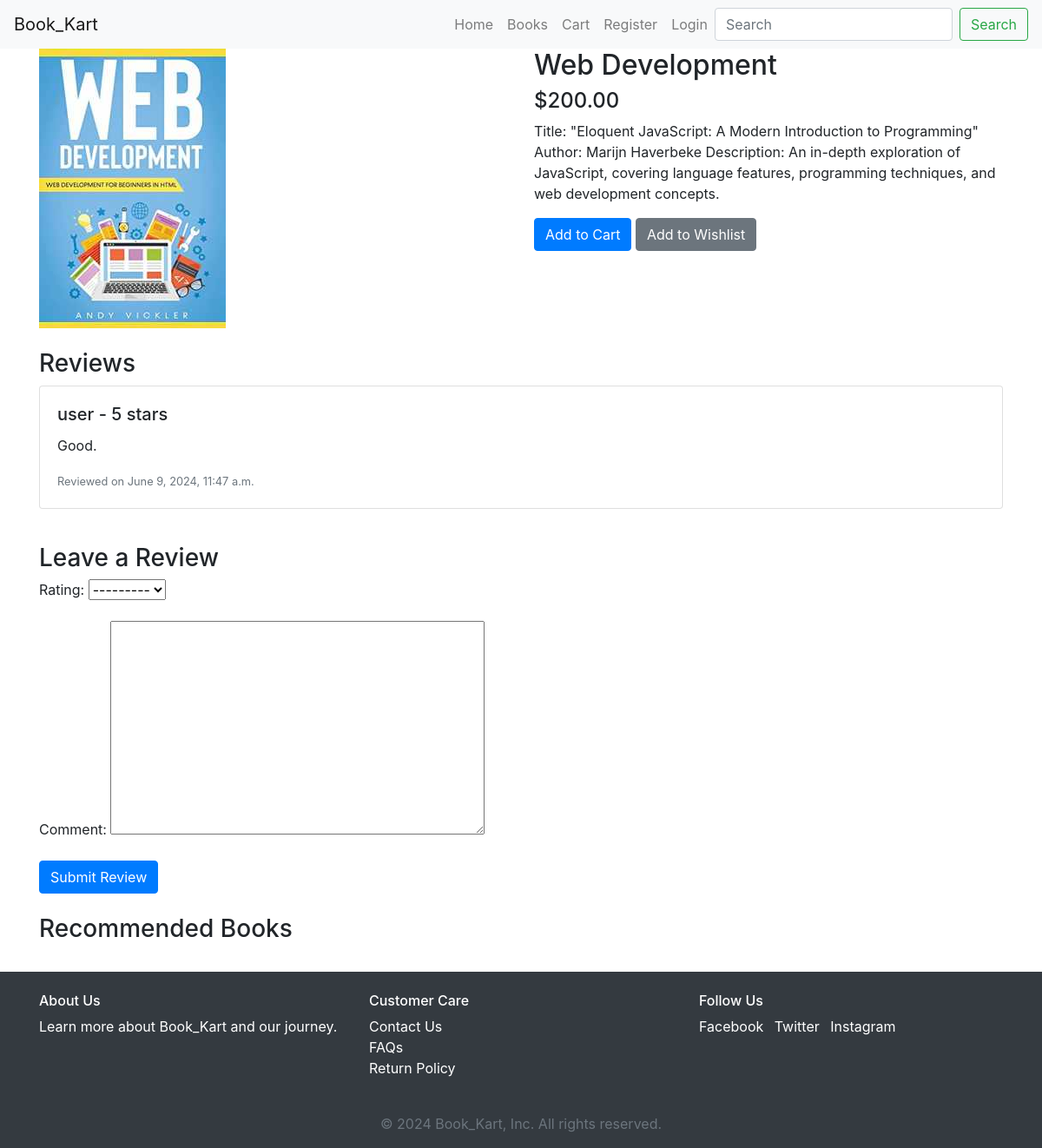
Screenshot of /books/4/ with the database file from the repository.
### books/models.py (models this page shows, shortened)
class Book(models.Model):
    title = models.CharField(max_length=100)
    available = models.BooleanField(default=True)  # Add an available attribute
    description = models.TextField()
    price = models.DecimalField(max_digits=6, decimal_places=2)
    image = models.ImageField(upload_to='book_images/', blank=True, null=True)
    category = models.ForeignKey(Category, on_delete=models.SET_NULL, null=True)
    featured = models.BooleanField(default=False)
    created_at = models.DateTimeField(auto_now_add=True)

class Review(models.Model):
    book = models.ForeignKey(Book, on_delete=models.CASCADE)
    user = models.ForeignKey(User, on_delete=models.CASCADE)
    rating = models.IntegerField(choices=[(i, i) for i in range(1, 6)])
    comment = models.TextField()
    created_at = models.DateTimeField(auto_now_add=True)

### books/views.py (the view)
# urls.py: path('books/<int:id>/', views.product_detail, name='product_detail'),
def product_detail(request, id):
    book = get_object_or_404(Book, pk=id)
    reviews = Review.objects.filter(book=book)
    if request.method == 'POST':
        form = ReviewForm(request.POST)
        if form.is_valid():
            review = form.save(commit=False)
            review.book = book
            review.user = request.user
            review.save()
            return redirect('product_detail', id=book.id)
    else:
        form = ReviewForm()
    return render(request, 'books/product_detail.html', {'book': book, 'reviews': reviews, 'form': form})

### books/forms.py
class ReviewForm(forms.ModelForm):
    class Meta:
        model = Review
        fields = ['rating', 'comment']

### books/templates/books/product_detail.html (shortened to what this page needs)
{% extends 'books/base.html' %}
{% block content %}
    <div class="row">
        <div class="col-md-6">
            <img class="img-fluid" src="{{ book.image.url }}" alt="{{ book.title }}">
        </div>
        <div class="col-md-6">
            <h2>{{ book.title }}</h2>
            <h4>${{ book.price }}</h4>
            <p>{{ book.description }}</p>
            <a href="{% url 'add_to_cart' book.id %}" class="btn btn-primary">Add to Cart</a>
            <a href="{% url 'add_to_wishlist' book.id %}" class="btn btn-secondary">Add to Wishlist</a>
        </div>
    </div>
    <div class="row mt-4">
        <div class="col-md-12">
            <h3>Reviews</h3>
            {% for review in reviews %}
            <div class="card mb-3">
                <div class="card-body">
                    <h5 class="card-title">{{ review.user.username }} - {{ review.rating }} stars</h5>
                    <p class="card-text">{{ review.comment }}</p>
                    <p class="card-text"><small class="text-muted">Reviewed on {{ review.created_at }}</small></p>
                </div>
            </div>
            {% endfor %}
        </div>
    </div>
    <div class="row mt-4">
        <div class="col-md-12">
            <h3>Leave a Review</h3>
            <form method="post">
                {{ form.as_p }}
                <button type="submit" class="btn btn-primary">Submit Review</button>
            </form>
        </div>
    </div>
    <div class="row mt-4">
        <div class="col-md-12">
            <h3>Recommended Books</h3>
        </div>
    </div>
{% endblock %}

### rows the page displays
Book: image (picture), title "Web Development", price "200.00", description "Title: \"Eloquent JavaScript: A Modern Introduction to Programming\" Author: Marijn Haverbeke Description: An in-depth exploration of JavaScript, covering language features, programming techniques, and web development concepts."
Review: user.username "user", rating "5", comment "Good.", created_at "June 9, 2024, 11:47 a.m."
